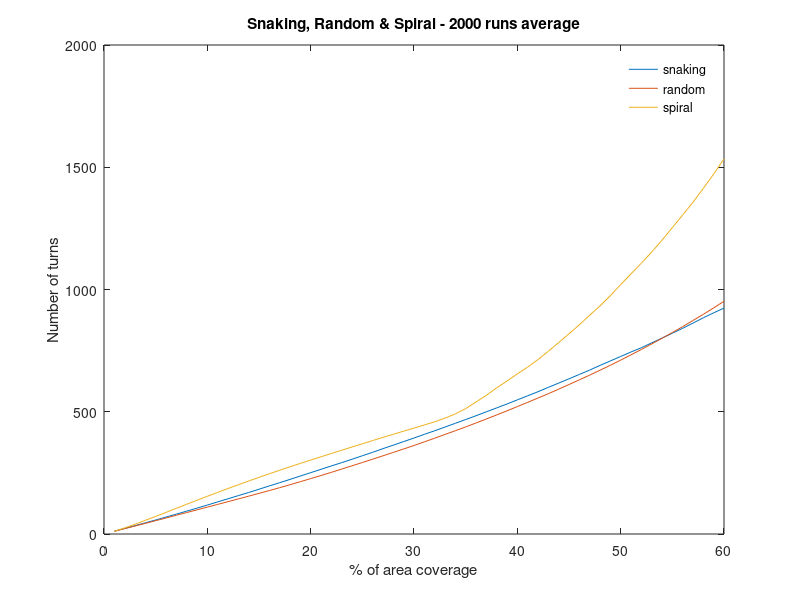

This figure's MATLAB source:
%SPIRAL 2000 RUNS
spiral_updates = [
11.018
25.1295
39.9575
55.842
71.8585
88.4055
105.1395
121.612
137.962
154.229
170.266
186.0585
201.526
216.6295
231.7165
246.416
260.773
274.92
288.7845
302.4255
315.9025
329.3215
342.525
355.8395
369.033
382.2345
395.25
408.039
420.5995
433.175
446.0175
458.7955
473.9245
491.1385
512.774
540.003
567.13
597.7215
625.7265
654.8755
682.839
713.462
747.4345
782.873
818.79
855.551
894.686
932.977
974.859
1019.915
1064.069
1107.54
1153.106
1201.519
1253.099
1305.001
1356.7495
1413.822
1472.0745
1534.1195
1593.5595
1657.757
1723.6365
1790.4325
1865.4565
1940.7575
2019.2455
2100.35
2187.296
2275.3565
2370.2725
2467.09
2574.197
2693.7105
2824.4075
2960.9395
3104.322
3268.214
3434.496
3625.441
3842.985
4082.6515
4360.7855
4674.4915
5017.839
5402.737
5848.4675
6365.6875
6990.749
7741.445
8676.0925
9842.635
11307.5435
13233.7645
15910.0705
];
spiral_turns = [
0.12826087260693012
0.17901032584606522
0.2200230454523077
0.2559911882319942
0.2928359703597969
0.33006661755980155
0.3607223283079269
0.3885377866157756
0.4125902482095439
0.4326101307346408
0.4532413239855041
0.472949139913448
0.49065265940097413
0.5066928352156562
0.5190839242384052
0.5325108420581145
0.5469660424789533
0.5584869771115288
0.5695591303738541
0.5784624476666723
0.5855503384780617
0.5955690878690393
0.6029648877154401
0.6104197331094624
0.616250633911364
0.6217106182280717
0.6271283469612443
0.6303869197250852
0.6351134399485954
0.6395499891762493
0.6466799165974397
0.6606233762928547
0.6775158452466122
0.7067388563236385
0.7382225716806364
0.7747242256236843
0.8095651001839366
0.8416165480377805
0.8750979842011183
0.907581303034078
0.9455671934164387
0.9870085690428532
1.0271019197642153
1.0712183174011654
1.1195983530558176
1.1685462789879102
1.2129658921326583
1.2654289772885008
1.3187281627471692
1.3701078135301656
1.4258510219945364
1.4824602799061948
1.545907624954773
1.6065053043307838
1.6672534786577256
1.731603831205185
1.7982278477261942
1.8673219924340356
1.9428865148417793
2.013108121580493
2.0912880261017377
2.171898975889882
2.2556030515705086
2.3396434182400867
2.428671401283673
2.520187075456101
2.6132752712469145
2.712874661860517
2.820093031939658
2.93418085512144
3.0517575949439633
3.180082008991511
3.3198458129932957
3.479741187507621
3.642149919846193
3.8168341329511386
4.014401968943551
4.209987714703304
4.439435855895931
4.6903512352835905
4.9823130750059335
5.3149030730414095
5.685435921940074
6.090348030812598
6.535378528072426
7.078774995888281
7.704589743703315
8.461114301835178
9.346430599107052
10.47832550906048
11.902607687868196
13.675469868589866
15.97353270461661
19.232839871695553
];

%RANDOM 2000 RUNS
random_updates = [10.919
21.958
32.618
43.4995
54.436
65.4165
76.6105
87.7275
98.7805
109.9505
121.067
132.252
143.483
154.7545
166.203
177.692
189.4785
201.5505
213.996
226.5545
239.2925
252.1025
265.616
278.9885
292.3365
306.0335
319.956
333.741
347.815
362.0365
376.8715
391.857
407.1905
422.405
437.9105
454.1195
470.365
486.9165
503.897
521.23
538.455
556.1905
573.867
592.435
611.359
630.51
649.7875
669.93
689.953
711.213
732.9455
754.5375
777.494
800.3645
824.06
847.9705
873.213
898.558
924.828
951.9075
980.172
1008.3605
1037.6675
1068.7575
1100.628
1133.709
1167.4575
1202.254
1238.167
1276.6025
1315.5445
1355.975
1398.387
1442.5345
1489.11
1537.8795
1590.504
1646.994
1705.3565
1766.567
1832.8765
1902.985
1979.121
2060.093
2149.7495
2249.191
2358.548
2476.1535
2613.751
2774.1845
2961.912
3184.296
3458.2215
3822.2635
4336.8095
]; 

random_turns = [
0.13637450260608125
0.18910594710333467
0.24833615381978294
0.3061875874252653
0.3689593179157597
0.4416052128822393
0.504134896824414
0.5652692888491613
0.6278135950489498
0.6865837225949093
0.7489858644832699
0.8104008815941635
0.87030162260071
0.9386783327481844
1.0047296444477412
1.0691848411037546
1.136619216404845
1.2012449051996599
1.2680154265807406
1.3393770025780798
1.4121471636007779
1.48887122450957
1.5624715420377817
1.6402459384234305
1.711290477282737
1.7880623006864522
1.8637311909580039
1.9467349602225628
2.0245698577840265
2.1092446101881226
2.187318698567397
2.2772243855858743
2.35730264501203
2.440801358740025
2.530584359164336
2.6191877587548857
2.7110161941846034
2.8074500979192085
2.903806874396705
2.996140226138869
3.097552030998238
3.1977856101551025
3.3023358953475523
3.406466951062257
3.514449575071058
3.621611853275485
3.7318338685709267
3.846636835786819
3.9630892302105765
4.084162403565881
4.2006416348826745
4.334987228543341
4.460489110190906
4.592191124771646
4.725522795215829
4.86585693858454
5.003183105883118
5.152632490672199
5.301439236205182
5.456259632491053
5.618946769592444
5.782333268646952
5.95462622319806
6.131887580873693
6.316464817892627
6.502328765463243
6.696408207596019
6.893495298737661
7.106742130840833
7.326024708125126
7.541346627135477
7.784176270838738
8.0279143798819
8.285316125372399
8.553519126086682
8.846864740892164
9.158678313790134
9.492133560114517
9.82658066114505
10.1896705297782
10.58945023857491
11.013516074685759
11.460252760966924
11.963603291304732
12.515314770896996
13.126928691061357
13.776854785160484
14.544752510059247
15.439211592187034
16.47883499940104
17.720523078648466
19.26312354135679
21.28070344086375
24.152004271968465
]; 



%SNAKING 2000 RUNS
snake_updates = [11.3575
22.674
34.066
45.5915
57.326
69.258
81.244
93.4355
105.849
118.3695
131.3435
144.0705
156.9945
169.7115
183.0895
196.6615
209.8405
223.348
237.091
250.8345
264.525
278.356
291.7975
305.6885
320.029
334.203
349.162
363.4085
378.065
392.56
407.6505
422.205
437.426
452.787
468.108
483.6935
499.826
515.736
531.861
548.633
565.239
581.9495
599.7985
617.2715
634.741
652.6965
670.3755
689.592
707.8065
725.9785
744.494
761.719
781.6735
801.227
821.312
841.289
862.485
884.438
904.561
924.078
945.663
967.8055
989.8075
1012.3465
1035.946
1060.7355
1085.529
1110.4135
1135.615
1160.8625
1188.1885
1215.8045
1244.704
1276.482
1308.1385
1340.2535
1376.6055
1410.4945
1444.969
1485.21
1527.516
1571.9315
1615.6375
1661.845
1711.5125
1765.619
1829.846
1897.8865
1971.1525
2050.7315
2134.924
2231.444
2340.8165
2471.249
2645.3395
]; 
snake_turns = [
0.2872069186250175
0.4040813315687029
0.5195833148808772
0.6381554808889301
0.76574233464676
0.8978106472058399
1.025692265603606
1.1707321558762696
1.3083968126075503
1.4429058554813758
1.5857520572940123
1.731440585595079
1.8661205618101673
2.017997969312608
2.164667106573966
2.30495781796543
2.4430131937889215
2.5892993011945515
2.7260423507020057
2.8681695805510117
3.0117686531302486
3.1518419468582204
3.2776256507904162
3.423129280933675
3.582992134052259
3.7397144187981777
3.8943055568698663
4.0475816128593936
4.197300961656275
4.3465863471068635
4.508499552042629
4.676145737752524
4.82652942098888
4.986000140445712
5.140856503040259
5.310156405758489
5.464654072757922
5.636324531772825
5.817273721601069
5.995767581705315
6.1878040656881454
6.359178484759622
6.543234604743619
6.732289921034343
6.910126307405476
7.094269829228831
7.298655170725448
7.487666359572159
7.676511835137479
7.867834452249769
8.047065629584612
8.266670350039384
8.470945694716637
8.667939468110369
8.866342386374662
9.092188470583036
9.31664836943414
9.509911408352314
9.704829008365865
9.940453022578719
10.163587620567295
10.390927704289833
10.616378786115135
10.861385560894012
11.131473858454562
11.396385887640635
11.648306879860657
11.912120453518785
12.179265993305172
12.473438156868264
12.758605977774941
13.075086044044061
13.392013980305732
13.731801368150682
14.082672347822431
14.474008694714254
14.832092825524688
15.198270762941192
15.625146069701419
16.069643258353928
16.561203150766687
17.039614787441785
17.536875930693935
18.093628464968123
18.683138100112288
19.389904465619576
20.14784595469794
20.95245837436571
21.80917607453498
22.74405029423135
23.79694946015165
25.019980962645956
26.448290416483786
28.364411988498283
]; 


x_axis_percentage = (1:60)';

plot(x_axis_percentage, snake_updates(1:60),x_axis_percentage, random_updates(1:60),x_axis_percentage, spiral_updates(1:60));
%plot(x_axis_percentage, snake_turns, x_axis_percentage, random_turns, x_axis_percentage, spiral_turns);

hold on
legend('snaking','random', 'spiral')
legend('boxoff')
title('Snaking, Random & Spiral - 2000 runs average')
ylabel('Number of turns')
xlabel('% of area coverage')
hold off;
